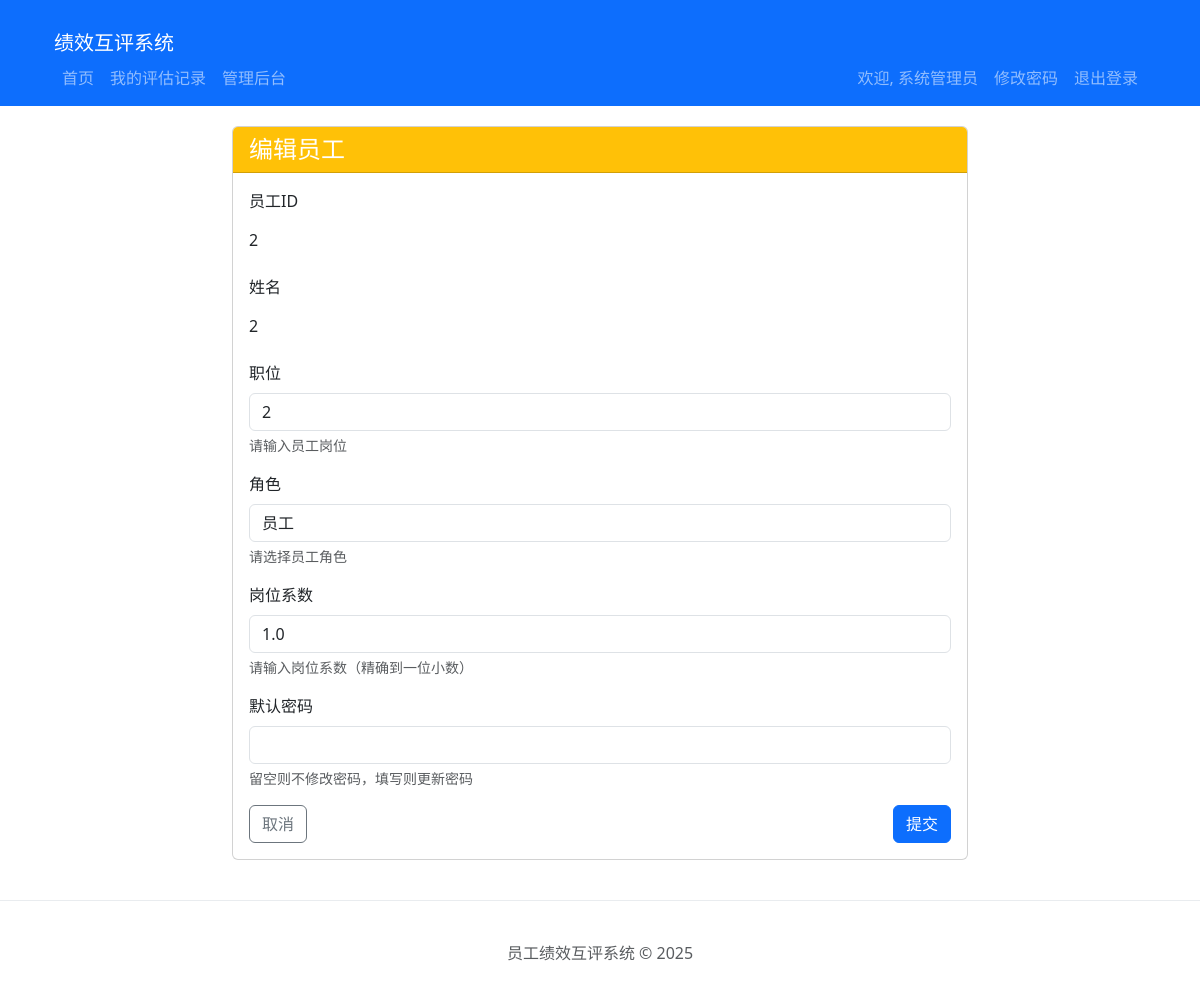
The page /admin/employees/edit/2 (signed in) on the database its author committed.
### models.py (models this page shows, shortened)
class Employee(UserMixin, db.Model):
    __tablename__ = 'employees'
    id = db.Column(db.Integer, primary_key=True)
    employee_id = db.Column(db.String(20), unique=True, nullable=False)
    name = db.Column(db.String(100), nullable=False)
    position = db.Column(db.String(100), nullable=False)
    password_hash = db.Column(db.String(256), nullable=False)
    is_admin = db.Column(db.Boolean, default=False)
    is_frozen = db.Column(db.Boolean, default=False)
    role = db.Column(db.String(20), default='员工', nullable=False)
    position_coefficient = db.Column(db.Float, default=1.0, nullable=False)
    created_at = db.Column(db.DateTime, default=datetime.utcnow)
    updated_at = db.Column(db.DateTime, default=datetime.utcnow, onupdate=datetime.utcnow)

### app.py (the view)
@app.route('/admin/employees/edit/<string:employee_id>', methods=['GET', 'POST'])
@login_required
@admin_required
def admin_employee_edit(employee_id):
    from models import Employee
    from forms import EmployeeForm
    employee = Employee.query.filter_by(employee_id=employee_id).first_or_404()
    form = EmployeeForm(obj=employee, edit_id=employee.id)
    if form.validate_on_submit():
            try:
                employee.position = form.position.data
                employee.role = form.role.data
                employee.position_coefficient = form.position_coefficient.data
                if form.password.data:
                    employee.set_password(form.password.data)
                db.session.commit()
                flash('员工信息更新成功', 'success')
                return redirect(url_for('admin_employee_list'))
            except Exception as e:
                db.session.rollback()
                flash(f'更新失败: {str(e)}', 'danger')
    else:
        if form.errors:
            for field, errors in form.errors.items():
                for error in errors:
                    flash(f'{getattr(form, field).label.text}：{error}', 'danger')
    return render_template('admin/employee_form.html', form=form, employee=employee)

### forms.py (shortened to what this page needs)
class EmployeeForm(FlaskForm):
    employee_id = StringField('员工ID', validators=[DataRequired()])
    name = StringField('姓名', validators=[DataRequired()])
    position = StringField('职位', validators=[DataRequired()])
    role = SelectField('角色', validators=[DataRequired()], choices=[('员工', '员工'), ('部门负责人', '部门负责人'), ('部门经理', '部门经理'), ('分管领导', '分管领导')])
    position_coefficient = DecimalField('岗位系数', validators=[DataRequired(), NumberRange(min=0.1, max=3.0)], places=1)
    password = PasswordField('默认密码')
    submit = SubmitField('提交')
    def __init__(self, *args, **kwargs):
        self.reset_password = kwargs.pop('reset_password', False)
        self.edit_id = kwargs.pop('edit_id', None)
        super(EmployeeForm, self).__init__(*args, **kwargs)

### app.py (called while the page is built)
def admin_required(f):
    @wraps(f)
    def decorated_function(*args, **kwargs):
        if not current_user.is_authenticated:
            return redirect(url_for('login', next=request.url))
        if not current_user.is_admin:
            abort(403)
        return f(*args, **kwargs)
    return decorated_function

@login_manager.user_loader
def load_user(user_id):
    return Employee.query.get(int(user_id))

### templates/admin/employee_form.html (shortened to what this page needs)
{% extends 'base.html' %}
{% block content %}
<div class="row">
    <div class="col-md-8 offset-md-2">
        <div class="card">
            <div class="card-header bg-warning text-white">
                <h4 class="mb-0">{% if reset_password %}重置密码{% elif employee %}编辑员工{% else %}添加员工{% endif %}</h4>
            </div>
            <div class="card-body">
                <form method="POST" action="{{ url_for('admin_employee_reset_password', employee_id=employee.employee_id) if reset_password else (url_for('admin_employee_edit', employee_id=employee.employee_id) if employee else url_for('admin_employee_add')) }}">
                    <div class="mb-3">
                        {{ form.employee_id.label(class="form-label") }}
                        {% if employee %}
                            <div class="form-control-plaintext">{{ employee.employee_id }}</div>
                        {% endif %}
                    </div>
                    <div class="mb-3">
                        {{ form.name.label(class="form-label") }}
                        {% if employee %}
                            <div class="form-control-plaintext">{{ employee.name }}</div>
                        {% endif %}
                    </div>
                    {% if not reset_password %}
                    <div class="mb-3">
                        {{ form.position.label(class="form-label") }}
                        {{ form.position(class="form-control" + (' is-invalid' if form.position.errors else '')) }}
                        <div class="form-text">请输入员工岗位</div>
                    </div>
                    <div class="mb-3">
                        {{ form.role.label(class="form-label") }}
                        {{ form.role(class="form-control" + (' is-invalid' if form.role.errors else '')) }}
                        <div class="form-text">请选择员工角色</div>
                    </div>
                    <div class="mb-3">
                        {{ form.position_coefficient.label(class="form-label") }}
                        {{ form.position_coefficient(class="form-control" + (' is-invalid' if form.position_coefficient.errors else '')) }}
                        <div class="form-text">请输入岗位系数（精确到一位小数）</div>
                    </div>
                    {% endif %}
                    <div class="mb-3">
                        {{ form.password.label(class="form-label") }}
                        {{ form.password(class="form-control" + (' is-invalid' if form.password.errors else '')) }}
                        <div class="form-text">{% if reset_password %}请输入新密码{% elif employee %}留空则不修改密码，填写则更新密码{% else %}请输入初始密码{% endif %}</div>
                    </div>
                    <div class="d-flex justify-content-between">
                        <a href="{{ url_for('admin_employee_list') }}" class="btn btn-outline-secondary">取消</a>
                        {% if reset_password %}
{{ form.submit(class="btn btn-warning", value="重置密码") }}
{% else %}
{{ form.submit(class="btn btn-primary", value="提交") }}
{% endif %}
                    </div>
                </form>
            </div>
        </div>
    </div>
</div>
{% endblock %}

### templates/base.html (shortened to what this page needs)
<!DOCTYPE html>
<html lang="zh-CN">
<head>
    <link href="{{ url_for('static', filename='css/bootstrap.min.css') }}" rel="stylesheet">
</head>
<body>
    <nav class="navbar navbar-expand-lg navbar-dark bg-primary">
    <div class="container">
    <div class="container-fluid">
        <a class="navbar-brand" href="{{ url_for('index') }}">绩效互评系统</a>
        <div class="collapse navbar-collapse" id="navbarNav">
        {% if current_user.is_authenticated %}
        <ul class="navbar-nav me-auto">
            <li class="nav-item">
                <a class="nav-link" href="{{ url_for('index') }}">首页</a>
            </li>
            <li class="nav-item">
                <a class="nav-link" href="{{ url_for('my_evaluations') }}">我的评估记录</a>
            </li>
            {% if current_user.employee_id == '10000' %}
            <li class="nav-item">
                <a class="nav-link" href="{{ url_for('admin_dashboard') }}">管理后台</a>
            </li>
            {% endif %}
        </ul>
        <ul class="navbar-nav">
            <li class="nav-item">
                <span class="nav-link">欢迎, {{ current_user.name }}</span>
            </li>
            <li class="nav-item">
                  <a href="{{ url_for('change_password') }}" class="nav-link">修改密码</a>
              </li>
              <li class="nav-item">
                  <a href="{{ url_for('logout') }}" class="nav-link">退出登录</a>
              </li>
        </ul>
        {% else %}
        <ul class="navbar-nav ms-auto">
            <li class="nav-item">
                <a class="nav-link" href="{{ url_for('login') }}">登录</a>
            </li>
        </ul>
        {% endif %}
        </div>
    </nav>
    <div class="container">
        {% block content %}{% endblock %}
    </div>
    <footer class="footer">
        <div class="container">
            <span class="text-muted">员工绩效互评系统 &copy; 2025</span>
        </div>
    </footer>
</body>
</html>

### templates/base.html (style rules this page uses)
.container { margin-top: 20px; }
.footer { margin-top: 40px; padding: 20px; text-align: center; border-top: 1px solid #e9ecef; }

### rows shown on the page
Employee: name "系统管理员"
Employee: employee_id "2", name "2", position "2", role "员工", position_coefficient "1.0"
